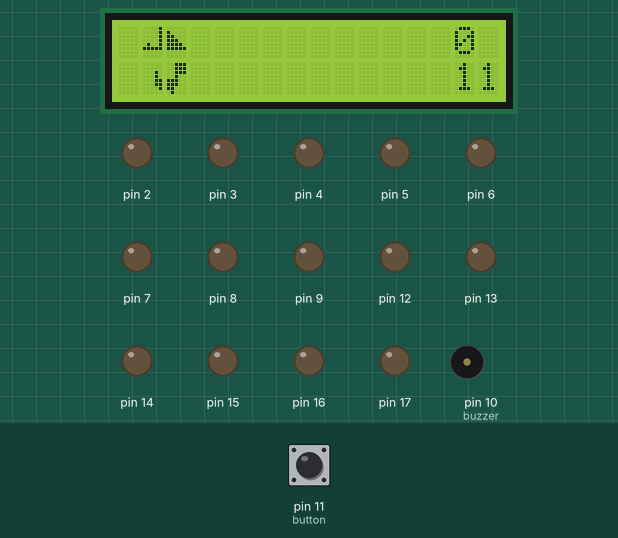
Bench run of a sketch on a simulated Arduino Uno, built with avr-gcc and run on an emulated ATmega328P. On the bench: 16×2 character LCD, output pins drawn as LEDs (lit = HIGH), buzzer (waves = sounding). Inputs (shaded band) come from the test bench; at power-on: pin 11 (button) LOW. Random numbers use the default seed unless the sketch sets one.

Above: at 5.3 s.
5.4 s: pin 11 (button) pulled HIGH for 0.15 s
At 6.08 s:
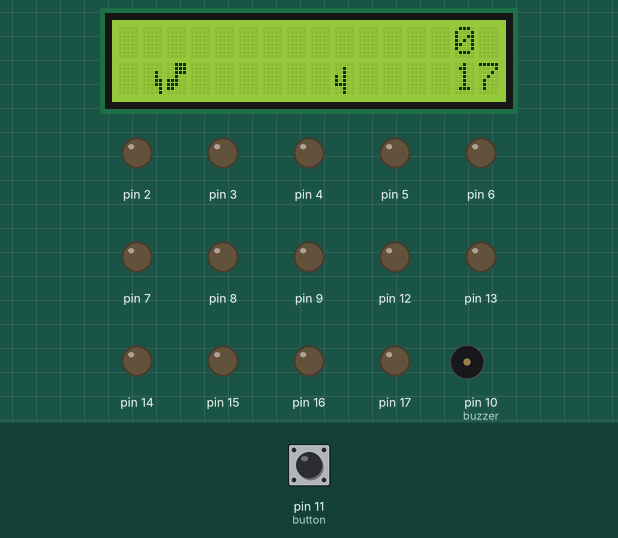
6.1 s: pin 11 (button) pulled HIGH for 3.2 s
At 10.5 s:
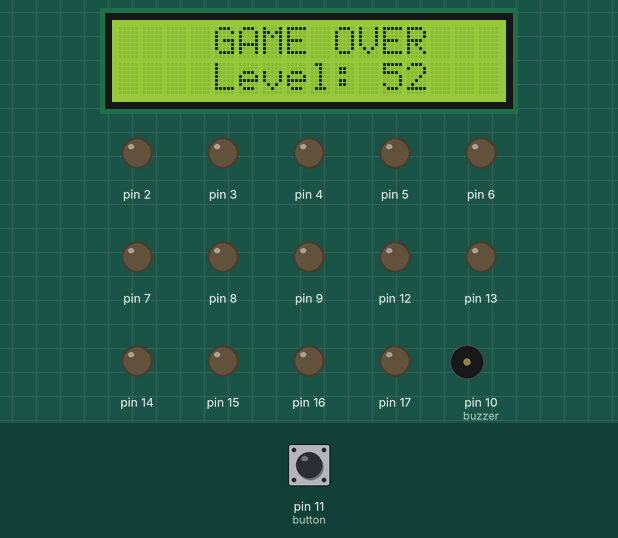
10.8 s: pin 11 (button) pulled HIGH for 3.2 s
At 12.6 s:
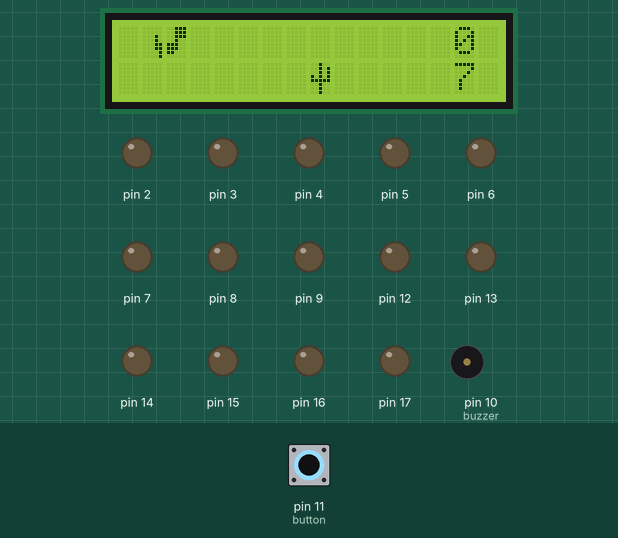
14.6 s: pin 11 (button) pulled HIGH for 3.2 s
At 17.84 s:
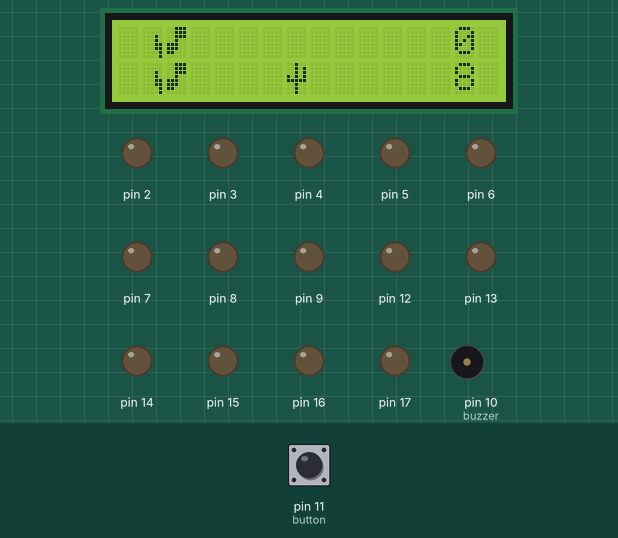
18.4 s: pin 11 (button) driven HIGH
At 20.84 s:
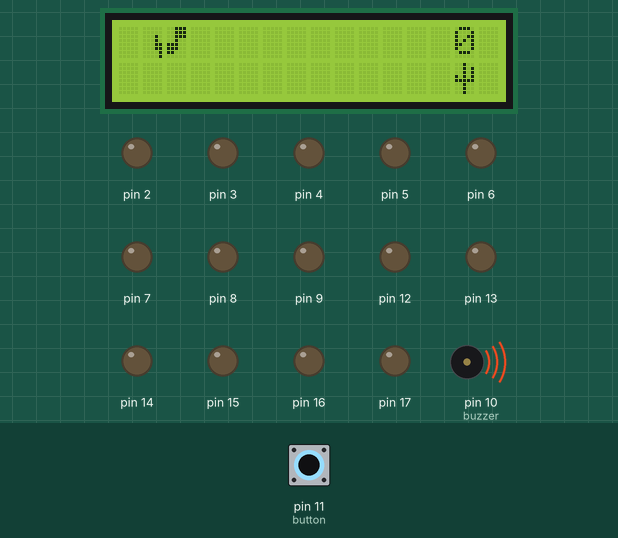
21.4 s: pin 11 (button) driven LOW
At 22.23 s:
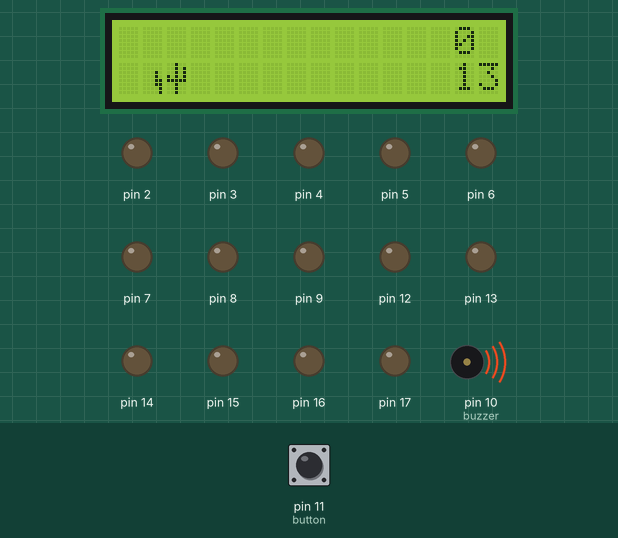
Timing chart, 0 to 29.6 s (numbered marks = the images above; inputs shaded):
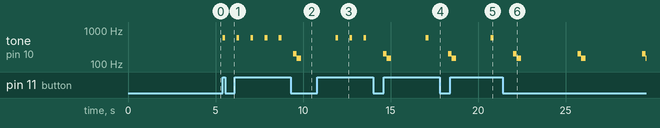

Measured:
- after the input at 5.4 s, tone on pin 10 (buzzer): silent → 600 Hz at once, → silent 0.15 s later
- what the display in image 6 shows lasts 0.4 s, from 22.0 s to 22.4 s

The sketch:

dino_game.ino
```cpp
/*
В этом учебном проекте мы создадим игру "Динозавр", которая работает на платформе Arduino с использованием дисплея LCD 1602 i2c.
Цель игры - управлять динозавром, который должен перепрыгивать препятствия (ветки и птицы), избегая столкновений.
Игра будет выводить сообщение "Game Over" и уровень игрока при поражении.
*/
#include <LiquidCrystal_I2C.h>  // Подключение библиотеки для работы с LCD дисплеем

LiquidCrystal_I2C lcd(0x27, 16, 2); // Инициализация дисплея LCD 1602 i2c с адресом 0x27

// Создание пользовательских символов для динозавра, веток и птиц
byte DINO_STAND_PART_1[8] = {B00000, B00000, B00010, B00010, B00011, B00011, B00001, B00001};
byte DINO_STAND_PART_2[8] = {B00111, B00111, B00111, B00100, B11100, B11100, B11000, B01000};
byte DINO_RIGHT_FOOT_PART_1[8] = {B00000, B00000, B00010, B00010, B00011, B00011, B00001, B00001};
byte DINO_RIGHT_FOOT_PART_2[8] = {B00111, B00111, B00111, B00100, B11100, B11100, B11000, B00000};
byte DINO_LEFT_FOOT_PART_1[8] = {B00000, B00000, B00010, B00010, B00011, B00011, B00001, B00000};
byte DINO_LEFT_FOOT_PART_2[8] = {B00111, B00111, B00111, B00100, B11100, B11100, B11000, B01000};
byte TWO_BRANCHES_PART_1[8] = {B00000, B00100, B00100, B10100, B10100, B11100, B00100, B00100};
byte TWO_BRANCHES_PART_2[8] = {B00100, B00101, B00101, B10101, B11111, B00100, B00100, B00100};
byte BIRD_WINGS_PART1[8] = {B00001, B00001, B00001, B00001, B01001, B11111, B00000, B00000};
byte BIRD_WINGS_PART2[8] = {B00000, B10000, B11000, B11100, B11110, B11111, B00000, B00000};

// Объявление переменных для игры
int dinoCol1 = 1; // колонка динозавра, часть 1
int dinoCol2 = 2; // колонка динозавра, часть 2
int dinoRow = 1; // строка динозавра
unsigned long clock = 0; // для использования функции millis вместо delay
int period = 100; // период в миллисекундах
int flag = 1; // флаг для переключения между частями динозавра
int branchRow = 0; // строка ветки
int branchCol = 13; // колонка ветки
int period2 = 100; // период для обновления веток
unsigned long clock2 = 0; // второй таймер
int a = 0; // вспомогательная переменная для обновления экрана
int b = 1; // начальная позиция для столкновения
int c = 2; // начальная позиция для столкновения
int d = 0; // флаг для прыжка
unsigned long clock3 = 0; // третий таймер
int period3 = 100; // период для обновления очков
int points = 0; // счетчик очков
int points2 = 0; // счетчик для отображения десятков очков
int level = 0; // уровень игры (количество очков)
int randomNum = 0; // случайное число для определения препятствия
int birdCol = 13; // колонка птицы
int e = 0; // вспомогательная переменная
int birdRow = 1; // строка птицы
int currentSignal = 0; // текущее состояние кнопки
int previousSignal = 0; // предыдущее состояние кнопки
int f = 13; // вспомогательная переменная для очистки экрана
int acceleration = 1; // ускорение игры
unsigned long clock4 = 0; // четвертый таймер
int period4 = 800; // период для накопления очков
int button = 11; // пин подключения кнопки для прыжка динозавра
int buzzer = 10; // пин подключения зуммера для звуковых эффектов

void setup() {
  for (int i = 2; i <= 17; i++)  pinMode(i, OUTPUT); // установка всех пинов от 2 до 17 в режим OUTPUT

  pinMode(button, INPUT); // установка пина кнопки в режим INPUT
  pinMode(buzzer, OUTPUT); // установка пина зуммера в режим OUTPUT

  lcd.init(); // инициализация LCD дисплея
  lcd.backlight(); // включение подсветки дисплея
  lcd.setCursor(0, 0); // установка курсора на начальную позицию
  lcd.print("   Created by");
  lcd.setCursor(0,1);
  lcd.print("Alash education");
  delay(4000);
  lcd.clear();
  lcd.createChar(0, DINO_STAND_PART_1); // создание пользовательских символов для динозавра
  lcd.createChar(1, DINO_STAND_PART_2);
  lcd.createChar(2, DINO_RIGHT_FOOT_PART_1);
  lcd.createChar(3, DINO_RIGHT_FOOT_PART_2);
  lcd.createChar(4, DINO_LEFT_FOOT_PART_1);
  lcd.createChar(5, DINO_LEFT_FOOT_PART_2);
  lcd.createChar(6, TWO_BRANCHES_PART_1); // создание пользовательских символов для веток
  lcd.createChar(7, TWO_BRANCHES_PART_2);
}

void loop() {
  if (millis() > clock + period) { // задержка для ног динозавра
    clock = millis(); // обновление времени
    if (flag == 1) {
      flag = 2; // переключение флага
    } else if (flag == 2) {
      flag = 1; // переключение флага
    }
  }

  if (millis() > clock2 + period2) { // задержка для скорости веток
    clock2 = millis(); // обновление времени
    branchCol = branchCol - 1; // перемещение ветки влево
    if (branchCol < 0) {
      branchCol = 13; // возврат ветки в начальную позицию
      period2 = period2 - acceleration; // ускорение ветки
      randomNum = random(0, 3); // генерация случайного числа при возврате к колонке 13
    }

    f = branchCol + 1; // установка переменной для очистки экрана
    lcd.setCursor(f, 1); // очищение нижней строки
    lcd.print(" ");
    f = branchCol + 1;
    lcd.setCursor(f, 0); // очищение верхней строки
    lcd.print(" ");
    lcd.setCursor(0, 1); // очищение верхней строки
    lcd.print(" ");
    lcd.setCursor(0, 0);
    lcd.print(" ");

    a = 1; // установка флага для обновления экрана
  }

  if (d == 0) { // проверка флага прыжка
    if (flag == 1) {
      lcd.setCursor(dinoCol1, dinoRow); // установка курсора на позицию динозавра
      lcd.write(byte(2)); // отображение первой части динозавра
      lcd.setCursor(dinoCol2, dinoRow);
      lcd.write(byte(3)); // отображение второй части динозавра
    }
    if (flag == 2) {
      lcd.setCursor(dinoCol1, dinoRow);
      lcd.write(byte(4)); // отображение первой части динозавра с другой ногой
      lcd.setCursor(dinoCol2, dinoRow);
      lcd.write(byte(5)); // отображение второй части динозавра с другой ногой
    }
  }

  if (a == 1) { // проверка флага для обновления экрана
    if (randomNum == 1) {
      branchRow = 1; // установка строки ветки
      lcd.createChar(6, TWO_BRANCHES_PART_1); // создание символа ветки
      lcd.setCursor(branchCol, branchRow); // установка курсора на позицию ветки
      lcd.write(byte(6)); // отображение ветки
    } else if (randomNum == 2) {
      branchRow = 1;
      lcd.createChar(7, TWO_BRANCHES_PART_2); // создание символа ветки
      lcd.setCursor(branchCol, branchRow);
      lcd.write(byte(7)); // отображение ветки
    } else { // часть для птицы
      birdCol = branchCol

 - 1; // установка колонки птицы
      branchRow = 0; // установка строки ветки
      lcd.createChar(6, BIRD_WINGS_PART1); // создание символа птицы
      lcd.setCursor(birdCol, branchRow); // установка курсора на позицию птицы
      lcd.write(byte(6)); // отображение первой части птицы
      lcd.createChar(7, BIRD_WINGS_PART2); // создание символа птицы
      lcd.setCursor(branchCol, branchRow); // установка курсора на позицию птицы
      lcd.write(byte(7)); // отображение второй части птицы
    }
    a = 0; // сброс флага для обновления экрана
  }

  // Проверка условий столкновения
  if (digitalRead(button) == HIGH && (branchCol == 1 || branchCol == 2 || birdCol == 1 || birdCol == 2) && branchRow == 0) {
    gameOver(); // вызов функции gameOver при столкновении
  }

  if ((branchCol == b || branchCol == c) && branchRow == 1) { // условие для ветки
    int note[] = {200, 150}; // массив нот для зуммера
    for (int i = 0; i < 2; i++) {
      tone(buzzer, note[i], 250); // воспроизведение звука
      delay(200); // задержка
    }
    gameOver(); // вызов функции gameOver при столкновении
  }

  // Прыжок при нажатии кнопки
  if (digitalRead(button) == HIGH) {
    b = 50; // установка значений b и c больше 15, чтобы не совпадать с движением колонки
    c = 50;

    if (d == 0) {
      lcd.setCursor(0, 1); // очищение нижней строки
      lcd.print("    ");
    }
    d = 1; // установка флага для прыжка

    lcd.setCursor(dinoCol1, 0); // установка курсора на позицию динозавра в прыжке
    lcd.write(byte(2)); // отображение первой части динозавра в прыжке
    lcd.setCursor(dinoCol2, 0); // установка курсора на позицию динозавра в прыжке
    lcd.write(byte(3)); // отображение второй части динозавра в прыжке

    if (millis() > clock4 + period4) { // задержка для накопления очков
      clock4 = millis(); // обновление времени
      int note[] = {600}; // массив нот для зуммера
      for (int i = 0; i < 1; i++) {
        tone(buzzer, note[i], 150); // воспроизведение звука
        delay(20); // задержка
      }
    }
  } else {
    b = 1; // возврат к начальному значению
    c = 2;
    d = 0; // сброс флага прыжка
  }

  // Задержка для накопления очков
  if (millis() > clock3 + period3) { // задержка для накопления очков
    clock3 = millis(); // обновление времени
    lcd.setCursor(14, 1); // установка курсора на позицию для вывода очков
    lcd.print(points); // вывод очков

    points = points + 1; // увеличение очков

    if (points == 100) { // проверка достижения 100 очков
      int note[] = {800, 900}; // массив нот для зуммера
      for (int i = 0; i < 2; i++) {
        tone(buzzer, note[i], 150); // воспроизведение звука
        delay(150); // задержка
        points = 0; // сброс очков
        points2 = points2 + 1; // увеличение десятков очков
        if (points2 == 100) {
          points2 = 0; // сброс десятков очков
        }
      }
    }

    lcd.setCursor(14, 1); // установка курсора на позицию для вывода очков
    lcd.print(points); // вывод очков
    lcd.setCursor(14, 0); // установка курсора на позицию для вывода десятков очков
    lcd.print(points2); // вывод десятков очков

    // детектор изменения состояния кнопки
    currentSignal = digitalRead(button); // считывание текущего состояния кнопки
    if (currentSignal != previousSignal) { // проверка изменения состояния кнопки
      lcd.setCursor(1, 0); // установка курсора на позицию для очистки экрана
      lcd.print("  "); // очистка экрана
    }
    previousSignal = currentSignal; // обновление состояния кнопки
  }
}

// Функция для отображения "Game Over" и уровня игры
void gameOver() {
  lcd.clear(); // очистка экрана
  lcd.setCursor(4, 0); // установка курсора на позицию для вывода сообщения
  lcd.print("GAME OVER"); // вывод сообщения "GAME OVER"
  lcd.setCursor(4, 1); // установка курсора на позицию для вывода уровня
  lcd.print("Level: "); // вывод текста "Level: "
  lcd.print(points + points2 * 100); // вывод уровня (общего количества очков)
  delay(2000); // задержка 2 секунды
  lcd.clear(); // очистка экрана
  branchCol = 15; // сброс колонки ветки
  period2 = 100; // сброс периода для веток
  points = 0; // сброс очков
  points2 = 0; // сброс десятков очков
}
```
